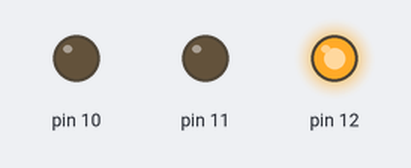
A sketch run on a simulated Arduino Uno, built with avr-gcc and run on an emulated ATmega328P. On the bench: output pins drawn as LEDs (lit = HIGH).

Above: at 1.5 s.
At 4.0 s:
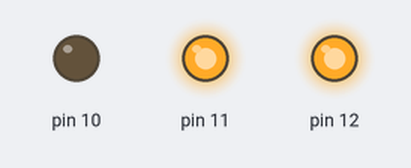
At 5.5 s:
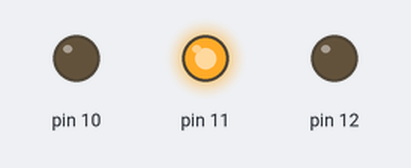
At 6.5 s:
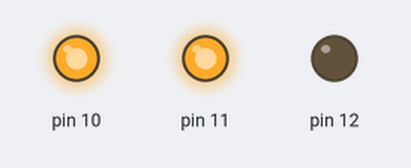
At 7.5 s:
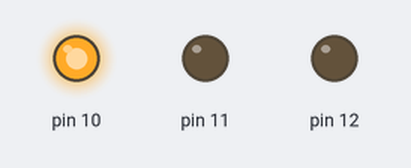
At 8.5 s:
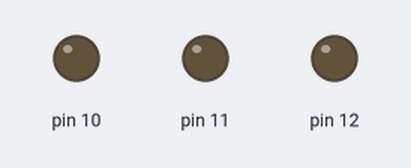
Timing chart, 0 to 11.7 s (numbered marks = the images above):
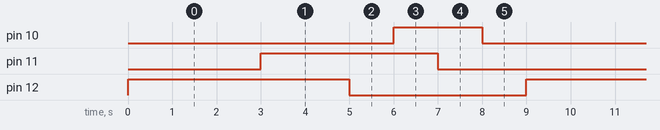

Measured:
- by itself, pin 10: alternates HIGH for 2.0 s and LOW for 7.0 s
- by itself, pin 11: alternates HIGH for 4.0 s and LOW for 5.0 s
- by itself, pin 12: alternates HIGH for 5.0 s and LOW for 4.0 s

The sketch:

Encender_apagar_LED_S.ino
```cpp
void setup()
{
  pinMode(12, OUTPUT);
  pinMode(11, OUTPUT);
  pinMode(10, OUTPUT);
}

void loop()
{
  digitalWrite(12, HIGH);
  delay(3000); // Wait for 1000 millisecond(s)
  digitalWrite(11, HIGH);
  delay(2000);
  digitalWrite(12, LOW);
  delay(1000); // Wait for 1000 millisecond(s)
  digitalWrite(10, HIGH);
  delay(1000);
  digitalWrite(11, LOW);
  delay(1000);
  digitalWrite(10, LOW);
  delay(1000);
}
```
